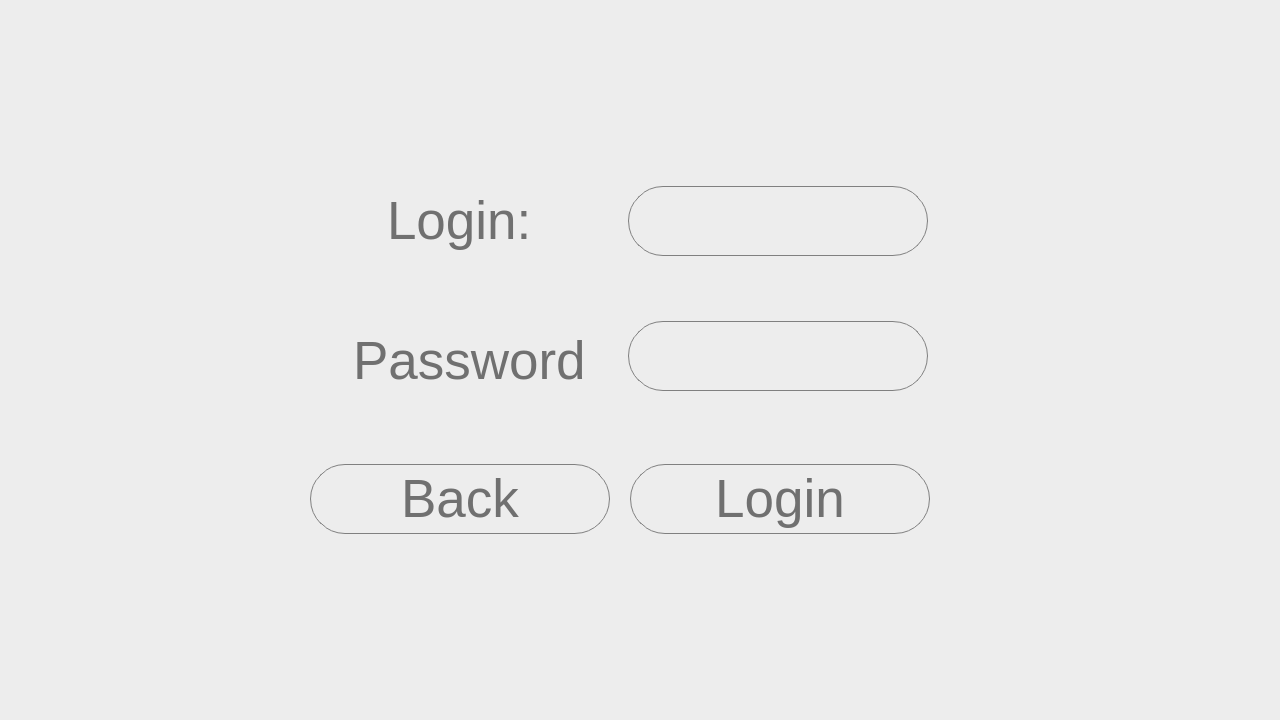
<?xml version="1.0" encoding="UTF-8"?>
<ui version="4.0">
 <class>Form</class>
 <widget class="QWidget" name="Form">
  <property name="geometry">
   <rect>
    <x>0</x>
    <y>0</y>
    <width>1280</width>
    <height>720</height>
   </rect>
  </property>
  <property name="sizePolicy">
   <sizepolicy hsizetype="Fixed" vsizetype="Fixed">
    <horstretch>0</horstretch>
    <verstretch>0</verstretch>
   </sizepolicy>
  </property>
  <property name="minimumSize">
   <size>
    <width>1280</width>
    <height>720</height>
   </size>
  </property>
  <property name="maximumSize">
   <size>
    <width>1280</width>
    <height>720</height>
   </size>
  </property>
  <property name="windowTitle">
   <string>Form</string>
  </property>
  <property name="styleSheet">
   <string notr="true">background-color: rgb(237, 237, 237);</string>
  </property>
  <widget class="QPushButton" name="logButton">
   <property name="geometry">
    <rect>
     <x>630</x>
     <y>464</y>
     <width>300</width>
     <height>70</height>
    </rect>
   </property>
   <property name="font">
    <font>
     <family>Segoe UI</family>
     <pointsize>40</pointsize>
     <stylestrategy>PreferAntialias</stylestrategy>
    </font>
   </property>
   <property name="autoFillBackground">
    <bool>false</bool>
   </property>
   <property name="styleSheet">
    <string notr="true">background-color: #ededed; border: 1px solid grey;
     border-radius: 35px;
font: 40pt &quot;Segoe UI&quot;;
color: #707070</string>
   </property>
   <property name="text">
    <string>Login</string>
   </property>
  </widget>
  <widget class="QLineEdit" name="passwordEdit">
   <property name="geometry">
    <rect>
     <x>628</x>
     <y>321</y>
     <width>300</width>
     <height>70</height>
    </rect>
   </property>
   <property name="styleSheet">
    <string notr="true">background-color: #ededed; border: 1px solid grey;
     border-radius: 35px;
font: 40pt &quot;Segoe UI&quot;;
color: #707070</string>
   </property>
  </widget>
  <widget class="QLineEdit" name="loginEdit">
   <property name="geometry">
    <rect>
     <x>628</x>
     <y>186</y>
     <width>300</width>
     <height>70</height>
    </rect>
   </property>
   <property name="styleSheet">
    <string notr="true">background-color: #ededed; border: 1px solid grey;
     border-radius: 35px;
font: 40pt &quot;Segoe UI&quot;;
color: #707070</string>
   </property>
  </widget>
  <widget class="QLabel" name="label">
   <property name="geometry">
    <rect>
     <x>387</x>
     <y>180</y>
     <width>141</width>
     <height>81</height>
    </rect>
   </property>
   <property name="font">
    <font>
     <family>Segoe UI</family>
     <pointsize>40</pointsize>
     <weight>50</weight>
     <italic>false</italic>
     <bold>false</bold>
     <stylestrategy>PreferDefault</stylestrategy>
    </font>
   </property>
   <property name="styleSheet">
    <string notr="true">font: 40pt &quot;Segoe UI&quot;;
color: #707070</string>
   </property>
   <property name="text">
    <string>Login:</string>
   </property>
  </widget>
  <widget class="QLabel" name="label_2">
   <property name="geometry">
    <rect>
     <x>353</x>
     <y>320</y>
     <width>231</width>
     <height>81</height>
    </rect>
   </property>
   <property name="font">
    <font>
     <family>Segoe UI</family>
     <pointsize>40</pointsize>
     <weight>50</weight>
     <italic>false</italic>
     <bold>false</bold>
     <stylestrategy>PreferDefault</stylestrategy>
    </font>
   </property>
   <property name="styleSheet">
    <string notr="true">font: 40pt &quot;Segoe UI&quot;;
color: #707070</string>
   </property>
   <property name="text">
    <string>Password:</string>
   </property>
  </widget>
  <widget class="QPushButton" name="cancelButton">
   <property name="geometry">
    <rect>
     <x>310</x>
     <y>464</y>
     <width>300</width>
     <height>70</height>
    </rect>
   </property>
   <property name="font">
    <font>
     <family>Segoe UI</family>
     <pointsize>40</pointsize>
     <stylestrategy>PreferAntialias</stylestrategy>
    </font>
   </property>
   <property name="autoFillBackground">
    <bool>false</bool>
   </property>
   <property name="styleSheet">
    <string notr="true">background-color: #ededed; border: 1px solid grey;
     border-radius: 35px;
font: 40pt &quot;Segoe UI&quot;;
color: #707070</string>
   </property>
   <property name="text">
    <string>Back</string>
   </property>
  </widget>
 </widget>
 <resources/>
 <connections/>
</ui>
